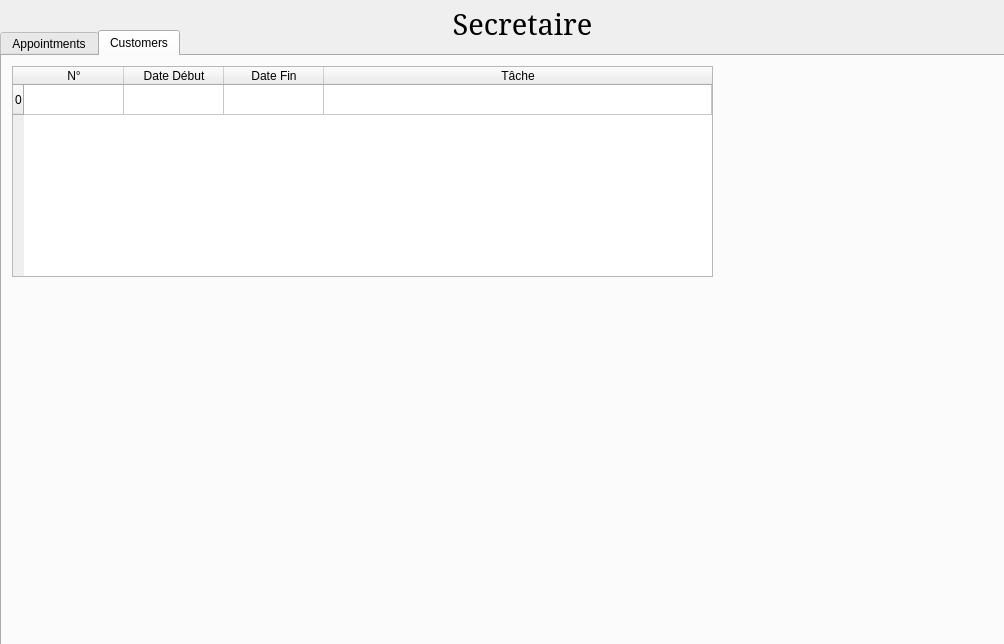
<?xml version="1.0" encoding="UTF-8"?>
<ui version="4.0">
 <class>DialogSecretaire</class>
 <widget class="QDialog" name="DialogSecretaire">
  <property name="geometry">
   <rect>
    <x>0</x>
    <y>0</y>
    <width>1004</width>
    <height>644</height>
   </rect>
  </property>
  <property name="windowTitle">
   <string>Dialog</string>
  </property>
  <widget class="QLabel" name="label">
   <property name="geometry">
    <rect>
     <x>430</x>
     <y>10</y>
     <width>185</width>
     <height>28</height>
    </rect>
   </property>
   <property name="font">
    <font>
     <family>Serif</family>
     <pointsize>22</pointsize>
    </font>
   </property>
   <property name="text">
    <string>Secretaire</string>
   </property>
   <property name="alignment">
    <set>Qt::AlignCenter</set>
   </property>
  </widget>
  <widget class="QTabWidget" name="tabWidget">
   <property name="geometry">
    <rect>
     <x>0</x>
     <y>30</y>
     <width>1011</width>
     <height>631</height>
    </rect>
   </property>
   <property name="currentIndex">
    <number>1</number>
   </property>
   <widget class="QWidget" name="tab">
    <attribute name="title">
     <string>Appointments</string>
    </attribute>
    <widget class="QTableWidget" name="tableWidget">
     <property name="geometry">
      <rect>
       <x>10</x>
       <y>10</y>
       <width>691</width>
       <height>401</height>
      </rect>
     </property>
     <attribute name="horizontalHeaderStretchLastSection">
      <bool>true</bool>
     </attribute>
     <row>
      <property name="text">
       <string>0</string>
      </property>
     </row>
     <column>
      <property name="text">
       <string>N°</string>
      </property>
     </column>
     <column>
      <property name="text">
       <string>Start Date</string>
      </property>
     </column>
     <column>
      <property name="text">
       <string>End Date</string>
      </property>
     </column>
     <column>
      <property name="text">
       <string>Task</string>
      </property>
     </column>
    </widget>
    <widget class="QPushButton" name="pushButton">
     <property name="geometry">
      <rect>
       <x>710</x>
       <y>10</y>
       <width>80</width>
       <height>26</height>
      </rect>
     </property>
     <property name="text">
      <string>Add</string>
     </property>
    </widget>
    <widget class="QPushButton" name="pushButton_2">
     <property name="geometry">
      <rect>
       <x>710</x>
       <y>40</y>
       <width>80</width>
       <height>26</height>
      </rect>
     </property>
     <property name="text">
      <string>Modify</string>
     </property>
    </widget>
    <widget class="QPushButton" name="pushButton_3">
     <property name="geometry">
      <rect>
       <x>710</x>
       <y>70</y>
       <width>80</width>
       <height>26</height>
      </rect>
     </property>
     <property name="text">
      <string>Delete</string>
     </property>
    </widget>
   </widget>
   <widget class="QWidget" name="tab_2">
    <attribute name="title">
     <string>Customers</string>
    </attribute>
    <widget class="QTableWidget" name="tableWidget_2">
     <property name="geometry">
      <rect>
       <x>10</x>
       <y>10</y>
       <width>701</width>
       <height>211</height>
      </rect>
     </property>
     <attribute name="horizontalHeaderStretchLastSection">
      <bool>true</bool>
     </attribute>
     <row>
      <property name="text">
       <string>0</string>
      </property>
     </row>
     <column>
      <property name="text">
       <string>N°</string>
      </property>
     </column>
     <column>
      <property name="text">
       <string>Date Début</string>
      </property>
     </column>
     <column>
      <property name="text">
       <string>Date Fin</string>
      </property>
     </column>
     <column>
      <property name="text">
       <string>Tâche</string>
      </property>
     </column>
    </widget>
   </widget>
  </widget>
 </widget>
 <resources/>
 <connections/>
</ui>
